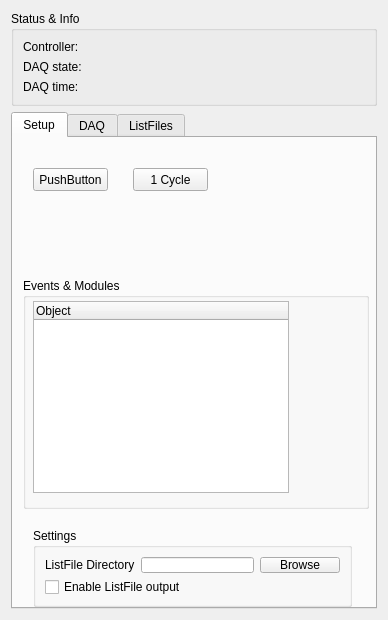
<?xml version="1.0" encoding="UTF-8"?>
<ui version="4.0">
 <class>ContextWidget2</class>
 <widget class="QWidget" name="ContextWidget2">
  <property name="geometry">
   <rect>
    <x>0</x>
    <y>0</y>
    <width>388</width>
    <height>620</height>
   </rect>
  </property>
  <layout class="QVBoxLayout" name="verticalLayout">
   <item>
    <widget class="QGroupBox" name="groupBox_3">
     <property name="title">
      <string>Status &amp;&amp; Info</string>
     </property>
     <layout class="QGridLayout" name="gridLayout_3">
      <item row="0" column="0">
       <widget class="QLabel" name="label_2">
        <property name="text">
         <string>Controller:</string>
        </property>
       </widget>
      </item>
      <item row="1" column="0">
       <widget class="QLabel" name="label_3">
        <property name="text">
         <string>DAQ state:</string>
        </property>
       </widget>
      </item>
      <item row="2" column="0">
       <widget class="QLabel" name="label_4">
        <property name="text">
         <string>DAQ time:</string>
        </property>
       </widget>
      </item>
     </layout>
    </widget>
   </item>
   <item>
    <widget class="QTabWidget" name="tabWidget">
     <property name="currentIndex">
      <number>0</number>
     </property>
     <widget class="QWidget" name="tab">
      <attribute name="title">
       <string>Setup</string>
      </attribute>
      <widget class="QGroupBox" name="groupBox_2">
       <property name="geometry">
        <rect>
         <x>10</x>
         <y>140</y>
         <width>346</width>
         <height>231</height>
        </rect>
       </property>
       <property name="title">
        <string>Events &amp;&amp; Modules</string>
       </property>
       <widget class="QTreeWidget" name="treeWidget">
        <property name="geometry">
         <rect>
          <x>10</x>
          <y>23</y>
          <width>256</width>
          <height>192</height>
         </rect>
        </property>
        <column>
         <property name="text">
          <string>Object</string>
         </property>
        </column>
       </widget>
      </widget>
      <widget class="QGroupBox" name="groupBox">
       <property name="geometry">
        <rect>
         <x>20</x>
         <y>390</y>
         <width>319</width>
         <height>79</height>
        </rect>
       </property>
       <property name="title">
        <string>Settings</string>
       </property>
       <layout class="QGridLayout" name="gridLayout">
        <item row="0" column="0">
         <widget class="QLabel" name="label">
          <property name="text">
           <string>ListFile Directory</string>
          </property>
         </widget>
        </item>
        <item row="0" column="1">
         <widget class="QLineEdit" name="lineEdit"/>
        </item>
        <item row="0" column="2">
         <widget class="QPushButton" name="pushButton">
          <property name="text">
           <string>Browse</string>
          </property>
         </widget>
        </item>
        <item row="1" column="0" colspan="2">
         <widget class="QCheckBox" name="checkBox">
          <property name="text">
           <string>Enable ListFile output</string>
          </property>
         </widget>
        </item>
       </layout>
      </widget>
      <widget class="QPushButton" name="pushButton_3">
       <property name="geometry">
        <rect>
         <x>120</x>
         <y>30</y>
         <width>75</width>
         <height>23</height>
        </rect>
       </property>
       <property name="text">
        <string>1 Cycle</string>
       </property>
      </widget>
      <widget class="QPushButton" name="pushButton_4">
       <property name="geometry">
        <rect>
         <x>20</x>
         <y>30</y>
         <width>75</width>
         <height>23</height>
        </rect>
       </property>
       <property name="text">
        <string>PushButton</string>
       </property>
      </widget>
     </widget>
     <widget class="QWidget" name="tab_2">
      <attribute name="title">
       <string>DAQ</string>
      </attribute>
      <widget class="QPushButton" name="pushButton_2">
       <property name="geometry">
        <rect>
         <x>20</x>
         <y>20</y>
         <width>75</width>
         <height>23</height>
        </rect>
       </property>
       <property name="text">
        <string>Start</string>
       </property>
      </widget>
     </widget>
     <widget class="QWidget" name="tab_3">
      <attribute name="title">
       <string>ListFiles</string>
      </attribute>
     </widget>
    </widget>
   </item>
  </layout>
 </widget>
 <resources/>
 <connections/>
</ui>
